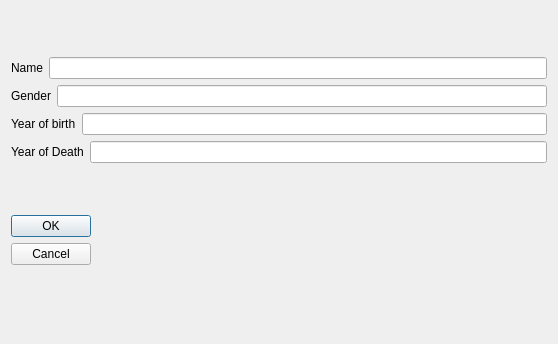
<?xml version="1.0" encoding="UTF-8"?>
<ui version="4.0">
 <class>dialogEdit</class>
 <widget class="QDialog" name="dialogEdit">
  <property name="geometry">
   <rect>
    <x>0</x>
    <y>0</y>
    <width>558</width>
    <height>344</height>
   </rect>
  </property>
  <property name="windowTitle">
   <string>Dialog</string>
  </property>
  <layout class="QVBoxLayout" name="verticalLayout_2">
   <item>
    <layout class="QVBoxLayout" name="verticalLayout">
     <item>
      <layout class="QHBoxLayout" name="horizontalLayout">
       <item>
        <widget class="QLabel" name="label">
         <property name="text">
          <string>Name</string>
         </property>
        </widget>
       </item>
       <item>
        <widget class="QLineEdit" name="txtNewName"/>
       </item>
      </layout>
     </item>
     <item>
      <layout class="QHBoxLayout" name="horizontalLayout_2">
       <item>
        <widget class="QLabel" name="label_2">
         <property name="text">
          <string>Gender</string>
         </property>
        </widget>
       </item>
       <item>
        <widget class="QLineEdit" name="txtNewGender"/>
       </item>
      </layout>
     </item>
     <item>
      <layout class="QHBoxLayout" name="horizontalLayout_4">
       <item>
        <widget class="QLabel" name="label_3">
         <property name="text">
          <string>Year of birth</string>
         </property>
        </widget>
       </item>
       <item>
        <widget class="QLineEdit" name="txtNewBirth"/>
       </item>
      </layout>
     </item>
     <item>
      <layout class="QHBoxLayout" name="horizontalLayout_3">
       <item>
        <widget class="QLabel" name="label_4">
         <property name="text">
          <string>Year of Death</string>
         </property>
        </widget>
       </item>
       <item>
        <widget class="QLineEdit" name="txtNewDeath"/>
       </item>
      </layout>
     </item>
    </layout>
   </item>
   <item>
    <layout class="QHBoxLayout" name="horizontalLayout_5">
     <item>
      <widget class="QDialogButtonBox" name="buttonBox">
       <property name="maximumSize">
        <size>
         <width>16777215</width>
         <height>70</height>
        </size>
       </property>
       <property name="orientation">
        <enum>Qt::Vertical</enum>
       </property>
       <property name="standardButtons">
        <set>QDialogButtonBox::Cancel|QDialogButtonBox::Ok</set>
       </property>
      </widget>
     </item>
     <item>
      <widget class="QLabel" name="label_error_message">
       <property name="maximumSize">
        <size>
         <width>16777215</width>
         <height>70</height>
        </size>
       </property>
       <property name="text">
        <string/>
       </property>
      </widget>
     </item>
    </layout>
   </item>
  </layout>
 </widget>
 <resources/>
 <connections>
  <connection>
   <sender>buttonBox</sender>
   <signal>accepted()</signal>
   <receiver>dialogEdit</receiver>
   <slot>accept()</slot>
   <hints>
    <hint type="sourcelabel">
     <x>248</x>
     <y>254</y>
    </hint>
    <hint type="destinationlabel">
     <x>157</x>
     <y>274</y>
    </hint>
   </hints>
  </connection>
  <connection>
   <sender>buttonBox</sender>
   <signal>rejected()</signal>
   <receiver>dialogEdit</receiver>
   <slot>reject()</slot>
   <hints>
    <hint type="sourcelabel">
     <x>316</x>
     <y>260</y>
    </hint>
    <hint type="destinationlabel">
     <x>286</x>
     <y>274</y>
    </hint>
   </hints>
  </connection>
 </connections>
</ui>
